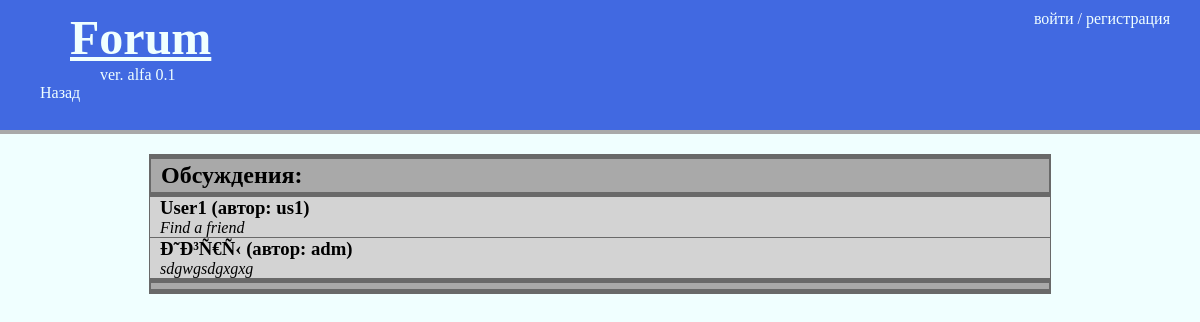
Screenshot of /obs.php?thema=WOW with the database file from the repository.
### tables this page shows
CREATE TABLE `obsujd` (
  `ID_ob` int(11) NOT NULL,
  `ID_user` int(11) NOT NULL,
  `Nazvanie` varchar(50) NOT NULL,
  `Opisanie` text NOT NULL,
  `ID_Thema` int(11) NOT NULL
);

CREATE TABLE `users` (
  `ID_User` int(11) NOT NULL,
  `login` varchar(50) NOT NULL,
  `password` varchar(50) NOT NULL,
  `mail` varchar(50) NOT NULL,
  `priv` int(11) NOT NULL,
  `block` tinyint(1) NOT NULL,
  `sQuestion` text NOT NULL,
  `sAnswer` text NOT NULL
);

### obs.php (the view, shortened to what this page needs)
<?php
$thema=$_GET['thema'];
$con=mysqli_connect("localhost","root","","f");
$queryString="SELECT `enabl` FROM `tech`";
$query=mysqli_query($con,$queryString);
$tech=mysqli_fetch_assoc($query);
$sost=$tech['enabl'];
$url=$_SERVER['HTTP_REFERER'];
if(!isset($prov)){
?>
<!DOCTYPE HTML>
<html>
<head>
</head>
<body>
<header>
    <div class="hleft">
        <a href="index.php"><h1>Forum</h1>
            <span>ver. alfa 0.1</span></a>
            <br><a href="<?php echo $url?>">Назад</a>
    </div>
    <div class="hright">
        <?php
        if(isset($_SESSION['name'])){
            echo $_SESSION['name']." / <a href='unset.php'>выход</a>";
            if($_SESSION['priv']==1){
                echo "<br><a href='users.php'>Пользователи</a><br><a href='tech.php'>Включение технических работ</a> ($sost)";
            }
            if($_SESSION['priv']==2){
                echo "<br>Модератор тем: <br>";
                $ModerId=$_SESSION['id'];
                $queryString="SELECT `themes`.`Nazvanie` FROM `moder` JOIN `themes` ON `moder`.`ID_thema`=`themes`.`ID_Thema` and `moder`.`ID_user`= '$ModerId'";
                $query=mysqli_query($con,$queryString);
                while($zap=mysqli_fetch_assoc($query)){
                    echo $zap['Nazvanie']."<br>";
                }
            }
        }
        else{
            echo "<a href=\"auth.php\">войти</a> / <a href=\"reg.php\">регистрация</a>";
        }
        ?>
    </div>
</header>
<section class="container">
    <div class="themeborder">
        <h2>Обсуждения:</h2>
    </div>
    <div class="themes">
        <?php
        $queryString="SELECT  `users`.`login`, `obsujd`.`Nazvanie`, `obsujd`.`Opisanie`,`obsujd`.`ID_Ob` FROM
`users` JOIN `obsujd` ON `users`.`ID_User`=`obsujd`.`ID_user` AND `obsujd`.`ID_Thema`=(SELECT `ID_Thema` FROM `themes` WHERE `Nazvanie`='$thema') ";
        $query=mysqli_query($con,$queryString);
        if(!empty($query))while ($zap=mysqli_fetch_assoc($query)){
            $razdName=$zap['Nazvanie'];
            $idob=$zap['ID_Ob'];
            ?>
            <div class="thema">
                <a href=<?php echo "notes.php?thema=$thema&obs=$idob"; ?>>
                    <h3><?php echo $razdName." (автор: ".$zap['login'].")" ?> </h3>
                    <p><?php echo $zap['Opisanie'] ?></p>
                </a>
            </div>
        <?php }?>
    </div>
    <div class="themeborder">
    </div>
</section>
</body>
</html>
<?php }else{
    echo "Технические работы <br>";
    echo "<a href=\"auth.php\">Попробуйте авторизоваться</a>";
}
?>

### obs.php (style rules this page uses)
body { padding: 0; margin: 0; background-color: azure; }
header { background-color: royalblue; height: 130px; display: flex; flex-direction: row; align-content: space-between; color: aliceblue; border-bottom:4px solid darkgray; margin-bottom:20px; }
.hleft { padding-left:40px ; }
.hleft a,.hright a { text-decoration: none; color: azure; }
.hleft a h1 { margin-left: 30px; text-decoration: underline; margin-bottom:1px ; font-size: 3em; margin-top: 10px; }
.hleft a span { margin-left:60px ; }
.hright { margin-top: 10px; margin-right: 30px; margin-left: auto; }
.container { margin: 0 auto; width: 75%; border-left:1.5px solid dimgrey; border-right:1.5px solid dimgrey; margin-bottom: 30px; }
.themeborder { border:1.5px solid dimgrey; border-top:5px solid dimgrey; border-bottom:5px solid dimgrey; padding: 3px; padding-left: 10px; background: darkgray; }
.themeborder h2 { margin:0; }
.themes { display: flex; flex-direction: column-reverse; }
.thema { padding-left: 10px; background: lightgray; border-bottom: 1px solid dimgrey; }
.thema:first-child { border-bottom: 0px solid dimgrey; }
.thema h3 { margin: 0; }
.thema p { margin: 0; font-style: italic; }
.thema a { text-decoration: none; color: black; }

### rows the page displays
obsujd: Nazvanie "Ð˜Ð³Ñ€Ñ‹", ID_user.login "adm", Opisanie "sdgwgsdgxgxg"
obsujd: Nazvanie "User1", ID_user.login "us1", Opisanie "Find a friend"
